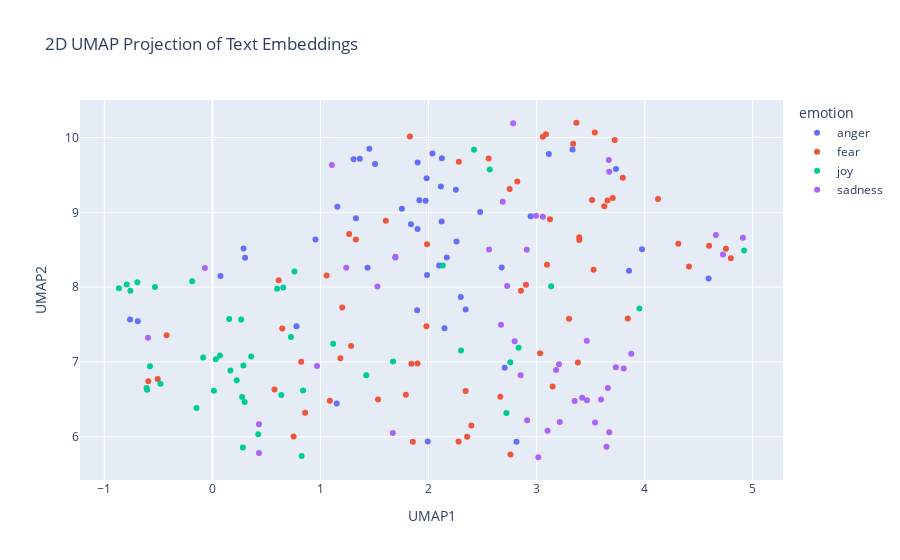

Notebook source saved alongside this figure:
### Code cell
fig

### Figure 1 — Plotly figure (JSON) as saved in the notebook; plotly's stock layout.template omitted (floating-point values rounded to 4 significant figures)
{"data": [{"customdata": [["@kerrybowen_ you have anger issues!", 0.5], ["@FrizzeyesJr meeee, i'm lvl 320 and i have not a single relentless", 0.271], ["Projection is perception. See it in someone else? You also at some level have that within you. #anger #worry", 0.417], ["@kateracculia @themathofyou It's true! I reverse-engineered the drink. It's a scientific method. I hear it's all the rage.", 0.333], ["@pbump @AndyRichter  My heart goes out to that woman for the indignity of what she is sitting through.", 0.271], ["As your own lives in order to complete our amazing life journey successfully, it is there. ", 0.357], ["It takes a man to suffer ignorance and smile. Be yourself, no matter what they say. #sting", 0.25], ["I've been wanting salty fries from McDonald's since yesterday and I'm burning my fingers eating them bc these shits 🔥🔥🔥", 0.396], ["Realizing that holding a grudge for long is immaturity is wisdom", 0.438], ["@JasonMillerinDC @realDonaldTrump Prudence suggests that a 8+% bump over 2-3 weeks should be viewed with SKEPTICISM. Media/HRC axis #angry", 0.583], ["@tamriiel I was talking about further in the expansion, with more gear - fury always does well towards the end", 0.441], ["Projection is perception. See it in someone else? You also at some level have that within you.  #worry", 0.333], ["I genuinely think I have anger issues", 0.604], ["British humour should offend and challenge mainstream views. Hat off to Clarkeson. The ultra left should go and kneel before Allah!!", 0.479], ["I swear if @devincameron23 blocks me I'm going to hit her back ", 0.708], ["How can I tell Happy Anniversary, when u are not happy..  #ampalaya #paitpaitanangpeg", 0.341], ["Can't wait to be in my Ninja turtle costume raging at OSU again this Halloween 😈", 0.375], ["I just love it when people make plans for me without actually including me in this process ", 0.479], ["@TheDTSB @trubble1127 @nflnetwork I agree but our offense was ass after the second half td score on the first drive", 0.417], ["Candice's pout is gonna take someone eye out mate! #GBBO", 0.542], ["the girl sitting in front of me is chewing her gum like a cow &amp; im ready to snap 🤗", 0.646], ["@danrafaelespn no Tyson fury beat the man who been at top for years Danny Garcia should be above Bradley pacquaio frampton", 0.479], ["I just don't understand why everyone is so #angry we all just want to live and thrive don't we?", 0.458], ["@LaraTheIrish &lt; feel everything. She would remember everything. Evanora hoped this would serve to fuel the creatures anger and run rabid &gt;", 0.479], ["@SusanHensThe shameful display I watched today has left me reeling with so much anger dt I feel like exploding, those clowns should watch it", 0.625], ["Since the 'update' my @iPhone loses power nearly 40% faster. ", 0.438], ["Someone needs to tell Candice she'll be stuck with that shitty pout if the wind changes. #GBBO", 0.688], ["I blame the whole season on Natalie! The season would have been so different had she not turned her back on her alliance! #pissed #bitter", 0.771], ["@JrDingy96 Ikr people still got a grudge against him for no reason like wtf?!", 0.75], ["Inner conflict happens when we are at odds with ourselves. Honor your values and priorities. #anger #innerconflict #conflict #values", 0.458], ["@leener00 @libbyfloyd1 @G_Eazy my snap is andriaprebles ❤️", 0.271], ["The best revenge is massive success. –Frank Sinatra", 0.375], ["Candace &amp; her pout are getting right on my tits #GBBO", 0.562], ["Checked-in for my flight to Toronto. Took seat 3D just to infuriate @perpetualgeek.", 0.458], ["•My brother grabbed me in a aggressive manner and as always @ImpetuousFiend threw tantrums like a kid only knowing how to express himself--", 0.625], ["@voguemagazine, did you not learn from @FreePeople 's viral insult to ballet? Stop trying to wrongfully stick models into pointe shoes 🙄", 0.479], ["@DMAnthonyJoseph @TheClumpany No grudge. Only truth in abundance.", 0.271], ["@oscar_perria a multimillionaire spoiled brat who gets In a self righteous huff bc his friend is Muslim is a non starter bye!", 0.708], ["@huwellwell One chosen by the CLP members! MP seats are not for people to dole out to their mates, we elect candidates. ", 0.438], ["Taking umbrage because Jimmy Carr claimed that Bilbo Baggins went to Mordor on 8 out of 10 cats does Countdown. Know your Baggins', mate.", 0.375], ["Literally fuming fuck sake", 0.86], ["Kik to trade, have fun or a conversation  (kik: youraffair) #kik #kikme #messageme #textme #pics #trade #tradepics #dm #snap #bored", 0.167], ["Sorry guys I have absolutely no idea what time i'll be on cam tomorrow but will keep you posted. ", 0.202], ["@RealJamesWoods @KennyCoble saddest part of this whole mess is that all of this #anger is #misdirected they should march 2 the #WhiteHouse", 0.667], ["For the first time in my madden career I just set up a farm account. Should make MOTM much easier", 0.271], ["Lol little things like that make me so angry x", 0.604], ["@pbhushan1 @IndianExpress so in your opinion is this the worst delhi govt? #acrid #bitter #hypocrisy", 0.708], ["@LeonWobYP b***er off. NCFC is a grudge match :)", 0.542]], "hovertemplate": "emotion=anger<br>UMAP1=%{x}<br>UMAP2=%{y}<br>text=%{customdata[0]}<br>intensity=%{customdata[1]}<extra></extra>", "legendgroup": "anger", "marker": {"color": "#636efa", "symbol": "circle"}, "mode": "markers", "name": "anger", "orientation": "v", "showlegend": true, "type": "scatter", "x": [1.973, 0.3021, 1.986, 0.7786, 2.676, 1.151, 2.343, 3.855, 2.098, 2.944, 0.2887, 1.894, 2.121, 2.123, 0.9535, 2.705, 1.993, 2.298, 3.332, 1.307, 1.328, 3.114, 2.259, 1.436, 2.253, 4.591, 1.505, 1.982, 1.915, 2.169, -0.7616, 2.147, 1.365, 1.157, 1.693, 3.975, 1.837, 2.036, 1.898, 1.452, 2.114, -0.6903, 2.814, 2.478, 0.07451, 1.754, 3.734, 1.899], "xaxis": "x", "y": [9.155, 8.392, 8.161, 7.478, 8.262, 6.445, 7.7, 8.217, 8.288, 8.946, 8.516, 7.689, 8.878, 9.721, 8.636, 6.921, 5.935, 7.868, 9.84, 9.709, 8.922, 9.781, 8.608, 8.258, 9.302, 8.114, 9.646, 9.457, 9.161, 8.397, 7.568, 7.451, 9.715, 9.073, 8.397, 8.506, 8.84, 9.785, 8.776, 9.849, 9.345, 7.543, 5.934, 9.004, 8.148, 9.046, 9.578, 9.666], "yaxis": "y"}, {"customdata": [["There's always that one song which makes you turn of the radio, as you'd rather sit in silence 😡 #awful", 0.667], ["@DailyJoshleen KA- like the start of cake and then Like saying C - if that makes sense 😭😂", 0.229], ["My view of the human being is as a dynamic expression of the Cosmos we exist within #humanism #awe", 0.142], ["a vote for #killary is like sticking a knife in a toaster  #MakeAmericaGreatAgain", 0.576], ["Getting terrible download speeds for fifa smh.", 0.354], ["Bloody hell Pam, calm yourself down. But could have sworn something black &amp; hairy just ran across the carpet, #perilsoflivingalone ", 0.812], ["People’s deepest passions often scare them too much to admit, even to themselves.", 0.521], ["Georgia Tech's Secondary is as soft as a marshmallow. ", 0.125], ["@ynnsanity Maybe that's why, we're asked to study hard and get a job that we like. That way it wouldn't be that dreadful.", 0.458], ["Got to be up in 4 hours to go back to work #cantsleep #excited ", 0.375], ["The Zika #Hoax Files: DEET is part of a binary chemical weapon targeting your brain: #Toxin  #neurological #USCitizens #Insect #mammal", 0.479], ["@andrewspoooner wouldn't cross the street to piss on its server if it was on dire", 0.458], ["@UndeadLayne @Lauren_Southern all the bully", 0.354], ["From harboring Osama bin Laden to its relationship with Haqqani network, there is enough evidence to prove Pakistan is sponsoring terrorism", 0.604], ["@OnyxFlare25 She chuckles, shaking her head. 'No...I just have a really vivid imagination, I guess. It happens when you meet someone&gt;", 0.271], ["The #500thTest match would have be a T20 or an ODI if @virendersehwag @B_McCullum42 been in their National Colors #nightmare #hitter  @BCCI", 0.438], ["Heard of panic! At the disco? How about Kach-ing! at the ATM", 0.438], ["in my dream....They were trying to steal my kidney!!!  #blackmarket #whydidiwatchthat", 0.771], ["In my room 101 would go  Russell Howard,Tom Odell,Michael Buble!!! #pants #nogood #dire", 0.438], ["It's not #dread. It's called #Locks", 0.34], ["Look at this #massiah of #youngleader\\n#Pakistan #massiah of ", 0.312], ["@mdthib This is so lovely! Or I am frightened, not sure which! But, wow!", 0.417], ["@CP24 And I hope when the police met him at the subway that they took him straight to jail 😕 #awful", 0.562], ["Watched tna for the first time in a long time what the hell happened to the #hardyboys #impactonpop #wwe #terrible", 0.412], ["@AmyMek this is so absurd I could laugh right now (if I also didn't feel like crying for the future of our country). #despair #wakeupcall", 0.655], ["I start work tmrw yall, i'm nervous lol", 0.854], ["And here we go again 😓 ", 0.479], ["Study finds #awe &amp; #wonder of something greater than self, leads to #creative boosts of expansive thinking. @outsideonline #write #thoreau", 0.146], ["PM #SheikhHasina in @UN speech terms #terrorism as global challenge and urges world leaders to work together to unroot it from everywhere.", 0.554], ["Just want to be a dad so i can play kick the baby with my little one #southpark #mellogang  #edm #plur #dad #djlife #dj #producer", 0.188], ["Can't start a good day without a cup of tea! \\n\\n #tea  #day #goodday", 0.146], ["@PatBlanchfield so you mean “like Uber but for despair for someone other than the driver'", 0.455], ["@NandosSA just received order from @OrderInSA &amp; the chips are under cooked &amp; half raw!!! Usually best part of the meal #notcool #terrible", 0.373], ["At the end of the day I know that my kids will never worry about me leaving them 💕", 0.229], ["No we didn't just bully our professor to move the Chem quiz to Monday 😂", 0.292], ["@Oooooo_Donna @sturgishigh @politicususa   @CNN took its first baby  step now let's hope they will start running", 0.25], ["#nana 4 hoco bc my dream since freshman year awe 😙❤❤❤ @thecandeyman", 0.25], ["@NHLexpertpicks @usahockey USA was embarrassing to watch. When was the last time you guys won a game..? #horrible #joke", 0.269], ["@Netflix_ME penny dreadful season 3?", 0.3], ["I dread this drive every Wednesday 😩", 0.792], ["339:709 A local habitation and a name.\\nSuch tricks hath strong imagination,\\nThat, if it would but apprehend some joy,\\n#AMNDBots", 0.396], ["@lindseylouwho_ be nice if the Texans could hold onto the ball to give fuller and Hopkins a chance!!!  #TNF", 0.229], ["☊Focusing primarily on the person you’re talking to rather than yourself and the impression you’re making lessens social anxiety.", 0.458], ["@JackAndAHat butter up the walls, nightmare", 0.708], ["You make me breathless.", 0.312], ["My fav #movies are #horror but they don't make them like they used too. Haven't seen a great one in years", 0.354], ["I'm afraid she's the goat you libeling people?  #goat #libeling", 0.562], ["@MEAIndia: Virtually every statement by other countries at #UN has referred to #terror as main threat to peace, #Pak still in denial.", 0.667], ["I always thought I was too empathetic but it's becoming clear that the majority of you guys are plain insensitive to an alarming degree", 0.479], ["What a shamefull, unequal, dangerous and worrying world we live in nowadays!  #terrifying #Charlotte #terrorism #shitworldforourkids", 0.854], ["I have a job interview with @BarclaysUK in Loughborough next month !!!", 0.354], ["@Evan_McMullin @TheBlazeRadio Classic SHITLIB bullshit. Create a horrible problem and then 'discuss' how to solve it. What a PIMP.", 0.438], ["Thanks for ripping me off again #Luthansa €400 not enough for a one way flight to man from Frk then €30 for a bag then free at gate #awful", 0.521], ["@1johndes ball watching &amp; Rojo'd header was equally dreadful!!", 0.475], ["Bout ta get my @dontbreathe on up in here! @WarrenTheaters  #icantholdmybreaththatlong", 0.438], ["There goes the butterflies in my stomach. #nervous #anxietyproblems", 0.812], ["@mikefreemanNFL \\nIsn't OBrien supposed to be some sort of offensive genius #awful", 0.479], ["Trying to book holiday flights on @britishairways website is becoming a ", 0.312], ["You want  bad service use #frontier they have #terrible service. Go to #AT&amp;T anybody is better. I am going to complain to better business", 0.333], ["About 7 weeks till I can pick up my camera again. Though I think there is a group cemetery shoot in october I can make! #photography ", 0.312], ["It really is amazing the money they give to some of these QB's #nfl #texans #brock ", 0.3], ["I don't want speak front to him #afraid #intimidate #nopanicattack", 0.875], ["And I cried in front of my guy last night. And it's just been a horrible week but it's only for a week", 0.68], ["@spencer0415 awe, I love you kid!!", 0.06]], "hovertemplate": "emotion=fear<br>UMAP1=%{x}<br>UMAP2=%{y}<br>text=%{customdata[0]}<br>intensity=%{customdata[1]}<extra></extra>", "legendgroup": "fear", "marker": {"color": "#EF553B", "symbol": "circle"}, "mode": "markers", "name": "fear", "orientation": "v", "showlegend": true, "type": "scatter", "x": [3.527, 0.6135, 1.087, 2.75, 4.41, 1.605, 1.98, 3.087, 2.664, 2.278, 2.821, 2.28, 1.266, 3.704, 0.6464, 3.723, 1.283, 1.986, 1.828, 2.343, 3.513, 0.5747, 3.394, 4.123, 3.096, 2.396, 3.381, 0.858, 3.626, 1.201, 0.7515, 2.855, 4.311, -0.5055, 1.057, 3.124, -0.4231, 3.797, 2.902, 3.033, 0.8215, 3.538, 1.841, 1.184, 1.533, 3.844, 1.328, 3.656, 3.3, 3.395, 2.357, 2.556, 4.752, 3.057, 1.855, 1.79, 3.338, 4.797, 4.596, 2.758, 3.368, 1.897, 3.148, -0.5928], "xaxis": "x", "y": [8.232, 8.093, 6.482, 9.312, 8.275, 8.886, 7.476, 10.04, 6.535, 5.936, 9.412, 9.675, 8.711, 9.191, 7.448, 9.967, 7.213, 8.574, 10.01, 6.613, 9.166, 6.631, 8.666, 9.178, 8.3, 6.149, 6.99, 6.322, 9.082, 7.728, 6.004, 7.951, 8.579, 6.772, 8.156, 8.907, 7.356, 9.46, 8.032, 7.117, 7.003, 10.07, 6.976, 7.05, 6.498, 7.579, 8.636, 9.159, 7.577, 8.628, 5.998, 9.72, 8.513, 10.01, 5.931, 6.562, 9.915, 8.385, 8.554, 5.762, 10.2, 6.98, 6.671, 6.742], "yaxis": "y"}, {"customdata": [["Relive Vegas' heyday with Rat Pack tribute", 0.48], ["@Corsair those sparkling looks like a gay vampire 😁", 0.48], ["Not untill today has anyone ever said to me they remember what I had on over 7 years ago when they met me n liked me since #cutealert ", 0.521], ["me taking a picture by myself: *awkward smile*\\nme on picture day: *awkward smile*\\nconclusion: stop smiling ;'(\\n #pictureday2016  #ornot", 0.46], ["Question for all the cheerleaders who ages out!!\\nHow to I make my senior year of cheer more memorable", 0.312], ["It's finally raining in Ashland, Oregon. We've been parched all summer &amp; fall. The plants &amp; people are rejoicing!", 0.66], ["chirp chirp! what a beautiful white and red bird! 🐦", 0.625], ["Elinor,' she laughed so little known, all over every body at the brilliant cheerfulness of sweetmeats and a fashion.", 0.604], ["@liamch88 yeah! :) playing well ", 0.688], ["A cheerful heart is good medicine, but a crushed spirit dries up the bones. A wicked man accepts a bribe in secret to pervert  justice.", 0.4], ["god, Facebook's design has started to remind me of MySpace in its heyday", 0.25], ["With that draw, the scum must be rubbing their hands with glee! Typical draw for the Woolwich lot!!! #jammygunnerscum", 0.292], ["Never make a #decision when you're #angry and never make a #promise when you're #happy. #wisewords", 0.438], ["Good morning, Trondheim! #optimism #productivity ⛅️❤️🇳🇴🏢💻🖥🏋🏻💪🏼📺🍿", 0.771], ["@followAdamA looking back on recent tweets seen, this one right here is great #perfect  #Speechless #deal", 0.667], ["No, just tweet pictures of four fictional characters who describe you. One should be an animated character. @sunshinessp411", 0.271], ["Watch this amazing live.ly broadcast by @footballrocks123456 #lively #musically", 0.58], ["Sometimes I watch shitty tv to reinforce never giving up cuz if something is that fucking awful on tv, I still stand a chance. ", 0.075], ["@MrHenvin Thank you, happy birthday to you as well!", 0.812], ["@EmmyMitchell_  hahahaha you're ridiculous!!! But thank you a joyous evening xx", 0.815], ["My two older boys were elated, my toddler was terrified. I have pics of his poor little face peeping through the hole in the basket.", 0.38], ["Wanted to get him a cake with sparkling candles but he doesn't like cake😒😒. Ruins everything", 0.104], ["@88Palouseriver @ABC @NRA I rejoice everything time some moron is taken out of the genetics pool.", 0.417], ["i started glee from the beginning n i'm crying they were such babies i love my children", 0.4], ["@alpuzz Ah, but once I got it to work, there was much rejoicing! Lol thanks will get it to do taht now.", 0.812], ["Watch this amazing live.ly broadcast by @kana_blender  #musically", 0.558], ["@Chr1sMcLaughlin he's brilliant, lost the joyous plot with us that year. Admits being a fan now after that.", 0.48], ["Well look at the bright side. You found a use for that rope #TipsToSurviveAPowerOutage", 0.312], ["Watch this amazing live.ly broadcast by @broitzmax #lively #musically", 0.48], ["Watch this amazing live.ly broadcast by @rosannahill  #musically", 0.459], ["@footballmcd agreed. Memphis looks lively also", 0.395], ["@ESPNLosAngeles best segment so far by @marcelluswiley @Kdubblive  hilarity", 0.468], ["@DKTaylorWriter I thought that was funny, too. But maybe not such a coincidence. Green must be the official color of optimism.", 0.438], ["only time I am ever cheering for you Johnny", 0.34], ["@WSJNordics You make the world a more joyful place. #TheNiceBot", 0.864], ["@delon03 can you at least just walk past her and break out into laughter", 0.417], ["@chencouture LMAO Is it that 'so slutty' hater girl? That video was hilarious. 😂", 0.7], ["I love my family so much #lucky #grateful #smartassfamily #hilarious #love", 0.792], ["I'm absolutely in love with Laurie Hernandez, she's so adorable and is always so cheerful!", 0.788], ["@PhilGlutting Hey There Phil Glutting thank you for following us, it's appreciated :) ", 0.646], ["Tutoring gives me such an exhilarating feeling. I love helping people 😌", 0.896], ["@airtelindia have some issues with my broadband bill ,I am charged for the month before I signed up with airtel.. ", 0.038], ["Be it a rainy day, be it cheerful sunshine, I am a Prussian, want nothing to be but a Prussian.:|", 0.245], ["So far ours greet have raised £250 for @HGatChristmas with more to come in #sparkling @CllrJohnFox @simoncotton69", 0.625], ["Our tone of voice: we're like One Direction, we're thoughtful and timid, yet playful", 0.423]], "hovertemplate": "emotion=joy<br>UMAP1=%{x}<br>UMAP2=%{y}<br>text=%{customdata[0]}<br>intensity=%{customdata[1]}<extra></extra>", "legendgroup": "joy", "marker": {"color": "#00cc96", "symbol": "circle"}, "mode": "markers", "name": "joy", "orientation": "v", "showlegend": true, "type": "scatter", "x": [1.671, 0.6558, -0.08545, 2.72, -0.5774, 0.2822, 0.2746, 0.7268, 0.06989, 2.756, 3.952, 2.421, 2.133, 0.4238, 0.167, 0.3591, -0.6942, 3.134, 0.2247, 0.2663, 0.6379, 2.833, 2.566, -0.6095, 0.2875, -0.865, 0.1554, 0.8391, -0.7923, -0.7585, -0.1867, -0.5312, 1.118, 2.301, 0.2982, 0.5987, 0.7596, -0.4812, -0.6042, 0.01367, -0.1473, 4.92, 0.8256, 0.03174, 1.424], "xaxis": "x", "y": [7.004, 7.995, 7.06, 6.315, 6.943, 5.855, 6.532, 7.333, 7.087, 6.994, 7.713, 9.837, 8.289, 6.033, 6.885, 7.072, 8.064, 8.01, 6.753, 7.567, 6.558, 7.19, 9.573, 6.651, 6.952, 7.984, 7.573, 6.619, 8.034, 7.952, 8.077, 8.003, 7.243, 7.152, 6.463, 7.977, 8.209, 6.708, 6.626, 6.613, 6.384, 8.49, 5.741, 7.036, 6.822], "yaxis": "y"}, {"customdata": [["Marcos rojo plays for man united !!  Just let that sink in !!!", 0.417], ["The underground at Waterloo is not a nice place to be at 8.30am on a Thursday #somanypeople #grim", 0.688], ["From what I know of the man, I have to assume that @realDonaldTrump has had a heated argument with his own penis. #sad", 0.583], ["My heads still in Ibiza but my body is sat at me desk at work #depressing", 0.875], ["It's just begun ladies and gents. The war on racism has begun. #sadness #Segregation continues.... smh 😒", 0.75], ["@TMobileHelp my service is down in Cleveland, OH. What's going on? #unhappy", 0.854], ["@crimsonwulfe it's super sad!! Especially when you are talking to a real person and not a bot! Makes it feel real :(", 0.75], ["My friends tell me I'm pretty. Trigger tells my I'm ugly. I first was confused but then realised I'm both. Pretty ugly. #tru #sad #tumblr", 0.64], ["my life in one word is depressing", 0.917], ["@JUSTICESLUT420 sadly this sort of poster died by the 90s afaik", 0.669], ["[My teeth were sunk down into the vein of the poor woman who had 'accidentally' had a small problem with her engine, just outside of --", 0.479], ["@ATTCares why do I have 2 wait 48 hours to call YOU back to cancel an order I JUST placed after already spending 2 hours on the phone?! ", 0.464], ["Don't blame yourself,' he spoke, as if she were in the room, kicking the chair beneath him.\\n#amwriting #dark", 0.479], ["@petercoffin So safe blues are ok. Are reds ok as well? Obviously, battleground states would not.", 0.263], ["Already plotting next steps if I get cut off by the same minivan in tomorrow's drop-off line. #preschoolpolitics #momthings ", 0.312], ["3 weeks into the course and have had the kitchen sink thrown at me, I m still pulling knives and forks out of my ears", 0.562], ["@DeltaAssist Tried 2 get earlier flt 2day  @BWI Turnd away bcuz it was 2 late Then agent let other pas on #silvereliteleftbehind #unhappy", 0.667], ["Beats is accurately all-powerful with respect to high-quality high-frequency speaker in re the extra desolate relating to fire-ea:…", 0.271], ["@harowe this sad truth!", 0.5], ["gloomy weather puts me in the best mood", 0.271], ["First a coat. Now a pair of sunglasses. Next it'll be a limb. #lost", 0.583], ["Standard Candice starting the show with a pout #startasyoumeantogoon #GBBO", 0.354], ["@Ashleyavitia_ don't leave me ", 0.583], ["@MHChat #mhchat Childhood experiences inform adult relationships. We have associative memories Not a question of ability to process #sadness", 0.625], ["9/30 Howland Cultural Center, #BeaconNy Vickie Raabin &amp; Chris Raabe #blues #soul 8pm  @LocalMotionWVKR @hiddencitiesnyc 845-831-4988", 0.25], ["All the 'juniors' are now wearing purple at ollafest while I'm here fighting with my alarm about when I need to wake up for German #sadness", 0.646], ["If a friend lost his/her phone, how long do they have to mourn their lost phones before you ask for their earpiece?", 0.458], ["Has anyone noticed that @npr stories in recent days all paint positive accomplishments for Trump and challenges for Hillary? #surprised ", 0.333], ["Some moving clips on youtube tonight of the vigil held at Tulsa Metropolitan Baptist church for #TerenceCruther #justice #anger #sadness", 0.604], ["@theflabar It's a #foggy and #dark morning here - so #filter this time.  For #lighting purposes. :)", 0.458], ["@cotsonika @NHL well, they should all be unhappy for the way they played.  Right @fmjacob ??", 0.542], ["@HeyCaraJay I am inconsolable at this GIF in context", 0.509], ["Don't get discouraged when simple minds don't see your vision", 0.375], ["i is sad", 0.729], ["there are #serious #chinks in #India’s #armour'\\n#protein\\n#malnutrition\\n#feedingIndia\\n#skillingIndia\\n#cognitive #deficit\\n@Abhijit_Iyer", 0.354], ["@kayleighmcenany  @DonaldJTrumpJr Is that really all you can offer for those who sacrifice daily to keep you safe...? @kayleighmcenany ", 0.375], ["Buddha doesn't possess enough power to deliver you from your affliction!", 0.542], ["A .500 season is all I'm looking for at this point. #depressing #royals", 0.688], ["I can't WAIT to go to work tomorrow with a high as fuck fever. [sarcasm]\\nHopefully I'll feel better tomorrow.\\nBut I doubt it. #pessimism", 0.646], ["@LeePorter94 @DomMcGovern_ hi Dom I saw u at Notts county away, looking for 1 mufc away ticket will pay #blues", 0.438], ["SOBRIETY®   trying to make being sober fashionable….can it be done ? #zeroalcohol #soberoctober #clubsoda #nomorehangovers #sober", 0.333], ["Public products: high downhearted price tag consumer survey sum and substance: OVth", 0.354], ["Don't be disheartened if you didn't get the cards you wanted, it's not the end of the world......E-Eh...? Y-You want me to cheer you up?", 0.438]], "hovertemplate": "emotion=sadness<br>UMAP1=%{x}<br>UMAP2=%{y}<br>text=%{customdata[0]}<br>intensity=%{customdata[1]}<extra></extra>", "legendgroup": "sadness", "marker": {"color": "#ab63fa", "symbol": "circle"}, "mode": "markers", "name": "sadness", "orientation": "v", "showlegend": true, "type": "scatter", "x": [2.783, 3.18, 2.687, 3.214, 3.464, 4.659, 3.659, 3.466, 3.352, 3.876, 1.693, 4.724, 1.527, 2.56, 1.239, 3.206, 4.909, 0.9686, 3.733, 0.4311, 3.647, 1.106, -0.5957, 3.596, 1.669, 3.101, 3.673, 2.994, 2.909, 0.431, 3.668, 2.727, 2.67, 3.421, 3.672, 3.058, 2.797, 3.541, 2.913, -0.0696, 3.016, 3.806, 2.852], "xaxis": "x", "y": [10.19, 6.891, 9.14, 6.197, 7.282, 8.696, 6.652, 6.487, 6.476, 7.11, 8.406, 8.435, 8.007, 8.503, 8.259, 6.969, 8.659, 6.947, 6.929, 5.781, 5.864, 9.631, 7.321, 6.497, 6.049, 6.079, 6.061, 8.954, 8.5, 6.168, 9.701, 8.015, 7.498, 6.521, 9.542, 8.94, 7.275, 6.19, 6.219, 8.257, 5.725, 6.913, 6.821], "yaxis": "y"}], "layout": {"legend": {"title": {"text": "emotion"}, "tracegroupgap": 0}, "title": {"text": "2D UMAP Projection of Text Embeddings"}, "xaxis": {"anchor": "y", "domain": [0, 1], "title": {"text": "UMAP1"}}, "yaxis": {"anchor": "x", "domain": [0, 1], "title": {"text": "UMAP2"}}}}
